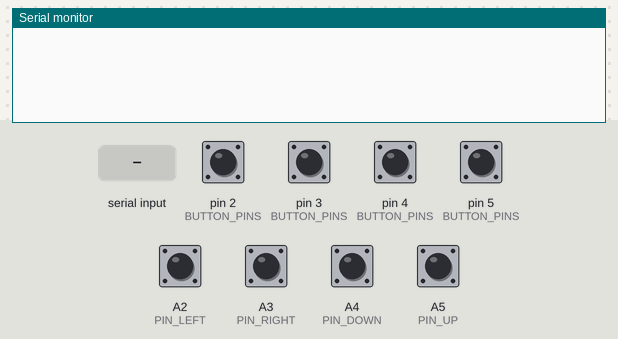
Bench run of a sketch on a simulated Arduino Leonardo, built with avr-gcc and run on an emulated ATmega32U4. On the bench: the last lines printed to the serial monitor. The inputs (shaded band) are chosen by the test bench; at power-on: A2 (PIN_LEFT), A3 (PIN_RIGHT), A4 (PIN_DOWN), A5 (PIN_UP), pin 2 (BUTTON_PINS), pin 3 (BUTTON_PINS), pin 4 (BUTTON_PINS), pin 5 (BUTTON_PINS) HIGH. EEPROM starts erased; USB keyboard and mouse output is not drawn.

Above: at 1.2 s.
1.3 s: "SHOW 1\n" received over Serial
At 2.4 s:
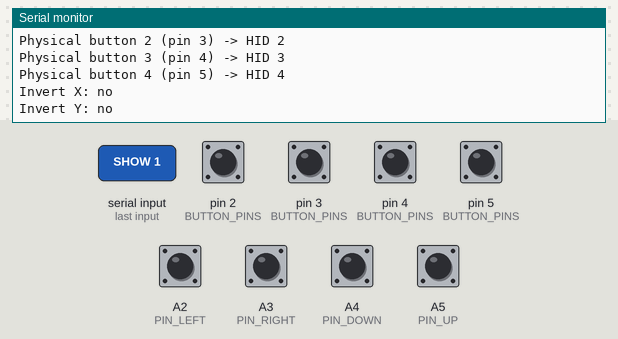
2.8 s: "MAP 1\n" received over Serial
At 3.6 s:
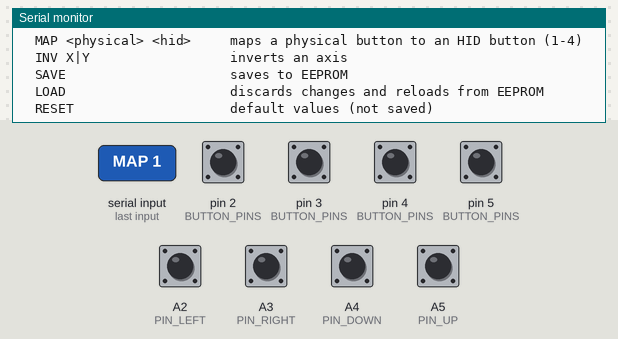
4.3 s: "SAVE\n" received over Serial
At 5.5 s:
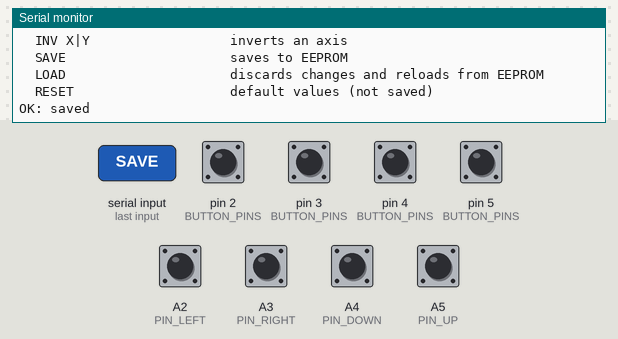
5.8 s: "LOAD\n" received over Serial
At 6.8 s:
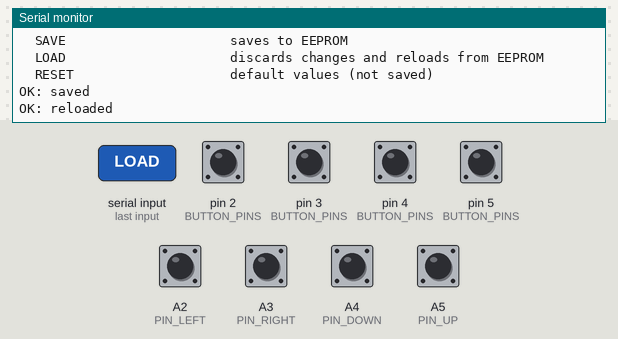
7.3 s: "RESET\n" received over Serial
At 8.0 s:
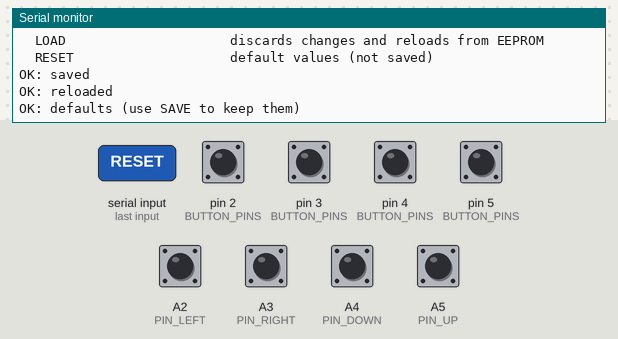

Measured:
- after the input at 1.3 s, the serial monitor: prints a new line at once (image 1)
- after the input at 2.8 s, the serial monitor: prints a new line at once (image 2)
- after the input at 4.3 s, the serial monitor: prints a new line at once (image 3)
- after the input at 5.8 s, the serial monitor: prints a new line at once (image 4)
- after the input at 7.3 s, the serial monitor: prints a new line at once (image 5)

The sketch:

arcade_stick.ino
```cpp
// Arcade stick for a Keyestudio Leonardo (KS0248, ATmega32U4).
// It connects over USB as a standard HID joystick, and the mapping is changed over the serial port.
//
// Wiring (diagram in ../wiring.svg):
//   Buttons 1-4: red wire -> pins 2..5, black wire -> common GND (breadboard "-" row)
//   Arcade lever (Sanwa, Zippy...: 4 microswitches):
//     left -> A2, right -> A3, down -> A4, up -> A5, common (white wire) -> GND
//
// Needs MHeironimus's Joystick library:
// https://github.com/MHeironimus/ArduinoJoystickLibrary

#include <Arduino.h>
#include <EEPROM.h>
#include <Joystick.h>

// With INPUT_PULLUP, with no lever the pins read HIGH (released) and the axes stay centred.
// Pins follow the lever's real wiring: on this connector the colours are not in
// up/down/left/right order, so it is fixed here instead of rewiring.
const int PIN_UP = A5;
const int PIN_DOWN = A4;
const int PIN_LEFT = A2;
const int PIN_RIGHT = A3;

// Buttons 1-4 in diagram order: red, blue, red, blue.
// Do not use pins 0 and 1 (RX/TX).
const int BUTTON_PINS[] = {2, 3, 4, 5};
const uint8_t NUM_BUTTONS = sizeof(BUTTON_PINS) / sizeof(BUTTON_PINS[0]);

const uint16_t MAGIC = 0xA5C1;
const uint8_t CONFIG_VERSION = 4;  // 3: 8 buttons and lever type; 4: 4 buttons and digital lever only
const int EEPROM_ADDRESS = 0;

// What is stored in EEPROM. If the structure changes, bump CONFIG_VERSION.
struct Config {
  uint16_t magic;
  uint8_t version;
  uint8_t map[NUM_BUTTONS];  // physical button -> HID button (0..NUM_BUTTONS-1)
  uint8_t invertX;
  uint8_t invertY;
  uint8_t checksum;
};

Config cfg;

// 4 buttons, no hat switches, X and Y axes only
Joystick_ Joystick(JOYSTICK_DEFAULT_REPORT_ID, JOYSTICK_TYPE_JOYSTICK, NUM_BUTTONS, 0,
                   true, true, false, false, false, false, false, false, false, false, false);

char line[32];
uint8_t lineLength = 0;

uint8_t computeChecksum(const Config &c) {
  const uint8_t *p = (const uint8_t *)&c;
  uint8_t sum = 0;
  for (size_t i = 0; i < sizeof(Config) - 1; i++) sum += p[i];
  return sum;
}

void defaultConfig() {
  cfg.magic = MAGIC;
  cfg.version = CONFIG_VERSION;
  for (uint8_t i = 0; i < NUM_BUTTONS; i++) cfg.map[i] = i;
  cfg.invertX = 0;
  cfg.invertY = 0;
}

bool loadConfig() {
  Config stored;
  EEPROM.get(EEPROM_ADDRESS, stored);
  if (stored.magic != MAGIC || stored.version != CONFIG_VERSION ||
      stored.checksum != computeChecksum(stored)) {
    return false;
  }
  for (uint8_t i = 0; i < NUM_BUTTONS; i++) {
    if (stored.map[i] >= NUM_BUTTONS) return false;
  }
  cfg = stored;
  return true;
}

void saveConfig() {
  cfg.checksum = computeChecksum(cfg);
  EEPROM.put(EEPROM_ADDRESS, cfg);  // put only writes the bytes that changed
}

void showConfig() {
  Serial.println(F("--- Configuration (numbered from 1) ---"));
  for (uint8_t i = 0; i < NUM_BUTTONS; i++) {
    Serial.print(F("Physical button "));
    Serial.print(i + 1);
    Serial.print(F(" (pin "));
    Serial.print(BUTTON_PINS[i]);
    Serial.print(F(") -> HID "));
    Serial.println(cfg.map[i] + 1);
  }
  Serial.print(F("Invert X: "));
  Serial.println(cfg.invertX ? F("yes") : F("no"));
  Serial.print(F("Invert Y: "));
  Serial.println(cfg.invertY ? F("yes") : F("no"));
}

void showHelp() {
  Serial.println(F("Commands:"));
  Serial.println(F("  SHOW                     shows the configuration"));
  Serial.println(F("  MAP <physical> <hid>     maps a physical button to an HID button (1-4)"));
  Serial.println(F("  INV X|Y                  inverts an axis"));
  Serial.println(F("  SAVE                     saves to EEPROM"));
  Serial.println(F("  LOAD                     discards changes and reloads from EEPROM"));
  Serial.println(F("  RESET                    default values (not saved)"));
}

void processCommand(char *cmd) {
  for (char *c = cmd; *c; c++) *c = toupper(*c);
  char *command = strtok(cmd, " ");
  char *arg1 = strtok(NULL, " ");
  char *arg2 = strtok(NULL, " ");
  if (!command) return;

  if (!strcmp(command, "SHOW")) {
    showConfig();
  } else if (!strcmp(command, "MAP") && arg1 && arg2) {
    int physical = atoi(arg1);
    int hid = atoi(arg2);
    if (physical < 1 || physical > NUM_BUTTONS || hid < 1 || hid > NUM_BUTTONS) {
      Serial.println(F("ERROR: out of range"));
      return;
    }
    cfg.map[physical - 1] = hid - 1;
    Serial.println(F("OK"));
  } else if (!strcmp(command, "INV") && arg1 && (!strcmp(arg1, "X") || !strcmp(arg1, "Y"))) {
    uint8_t &axis = (arg1[0] == 'X') ? cfg.invertX : cfg.invertY;
    axis = !axis;
    Serial.println(axis ? F("OK: inverted") : F("OK: normal"));
  } else if (!strcmp(command, "SAVE")) {
    saveConfig();
    Serial.println(F("OK: saved"));
  } else if (!strcmp(command, "LOAD")) {
    if (!loadConfig()) defaultConfig();
    Serial.println(F("OK: reloaded"));
  } else if (!strcmp(command, "RESET")) {
    defaultConfig();
    Serial.println(F("OK: defaults (use SAVE to keep them)"));
  } else {
    showHelp();
  }
}

void readSerial() {
  while (Serial.available()) {
    char c = Serial.read();
    if (c == '\n' || c == '\r') {
      if (lineLength > 0) {
        line[lineLength] = '\0';
        processCommand(line);
        lineLength = 0;
      }
    } else if (lineLength < sizeof(line) - 1) {
      line[lineLength++] = c;
    }
  }
}

// Debounce. When pressed or released, the metal contact vibrates for a few milliseconds and
// the pin reads LOW and HIGH in turn; unfiltered, one press could count as several.
// Each input (4 buttons and 4 directions) only changes state once the raw reading has been
// steady for DEBOUNCE_MS in a row. No delay(): the loop reads continuously.
const uint8_t DEBOUNCE_MS = 5;
const uint8_t NUM_INPUTS = NUM_BUTTONS + 4;
enum { IN_UP = NUM_BUTTONS, IN_DOWN, IN_LEFT, IN_RIGHT };
int inputPins[NUM_INPUTS];
bool stable[NUM_INPUTS];            // filtered state (true = pressed)
bool lastRaw[NUM_INPUTS];           // last unfiltered reading
unsigned long since[NUM_INPUTS];    // millis() of the raw reading's last change

void initInputs() {
  for (uint8_t i = 0; i < NUM_BUTTONS; i++) inputPins[i] = BUTTON_PINS[i];
  inputPins[IN_UP] = PIN_UP;
  inputPins[IN_DOWN] = PIN_DOWN;
  inputPins[IN_LEFT] = PIN_LEFT;
  inputPins[IN_RIGHT] = PIN_RIGHT;
  unsigned long now = millis();
  for (uint8_t i = 0; i < NUM_INPUTS; i++) {
    pinMode(inputPins[i], INPUT_PULLUP);
    lastRaw[i] = stable[i] = false;
    since[i] = now;
  }
}

// Returns true if any filtered input changed in this pass.
bool updateInputs() {
  bool changed = false;
  unsigned long now = millis();
  for (uint8_t i = 0; i < NUM_INPUTS; i++) {
    bool raw = digitalRead(inputPins[i]) == LOW;  // microswitch: pressed = LOW
    if (raw != lastRaw[i]) {
      lastRaw[i] = raw;  // still bouncing: start counting again from now
      since[i] = now;
    } else if (raw != stable[i] && now - since[i] >= DEBOUNCE_MS) {
      stable[i] = raw;
      changed = true;
    }
  }
  return changed;
}

// If both directions are pressed at once (should not happen), centre.
// In HID, X = 0 is left and Y = 0 is up.
int readAxis(uint8_t inputMinus, uint8_t inputPlus, bool invert) {
  bool minus = stable[inputMinus];
  bool plus = stable[inputPlus];
  if (invert) {
    bool t = minus;
    minus = plus;
    plus = t;
  }
  if (minus && !plus) return 0;
  if (plus && !minus) return 1023;
  return 512;
}

// Computes the full HID state and sends it. Every HID button is recomputed so none
// is left stuck pressed after a remap.
void sendState() {
  Joystick.setXAxis(readAxis(IN_LEFT, IN_RIGHT, cfg.invertX));
  Joystick.setYAxis(readAxis(IN_UP, IN_DOWN, cfg.invertY));
  bool pressed[NUM_BUTTONS] = {false};
  for (uint8_t i = 0; i < NUM_BUTTONS; i++) {
    if (stable[i]) pressed[cfg.map[i]] = true;
  }
  for (uint8_t b = 0; b < NUM_BUTTONS; b++) Joystick.setButton(b, pressed[b]);
  Joystick.sendState();
}

void setup() {
  initInputs();
  if (!loadConfig()) defaultConfig();

  Serial.begin(9600);
  Joystick.setXAxisRange(0, 1023);
  Joystick.setYAxisRange(0, 1023);
  Joystick.begin(false);  // the state is sent by hand once per pass
}

void loop() {
  readSerial();

  // Only send over USB when something changes (or every 100 ms, in case the PC missed a report).
  // No delay(10) needed, which used to hold back every press by up to 10 ms.
  static unsigned long lastSend = 0;
  static uint8_t lastMap[NUM_BUTTONS];
  static uint8_t lastInvX = 255, lastInvY = 255;
  bool changed = updateInputs();
  if (memcmp(lastMap, cfg.map, NUM_BUTTONS) != 0 ||
      lastInvX != cfg.invertX || lastInvY != cfg.invertY) {
    memcpy(lastMap, cfg.map, NUM_BUTTONS);  // MAP, INV, LOAD or RESET over the serial port
    lastInvX = cfg.invertX;
    lastInvY = cfg.invertY;
    changed = true;
  }
  if (changed || millis() - lastSend >= 100) {
    sendState();
    lastSend = millis();
  }
}
```
